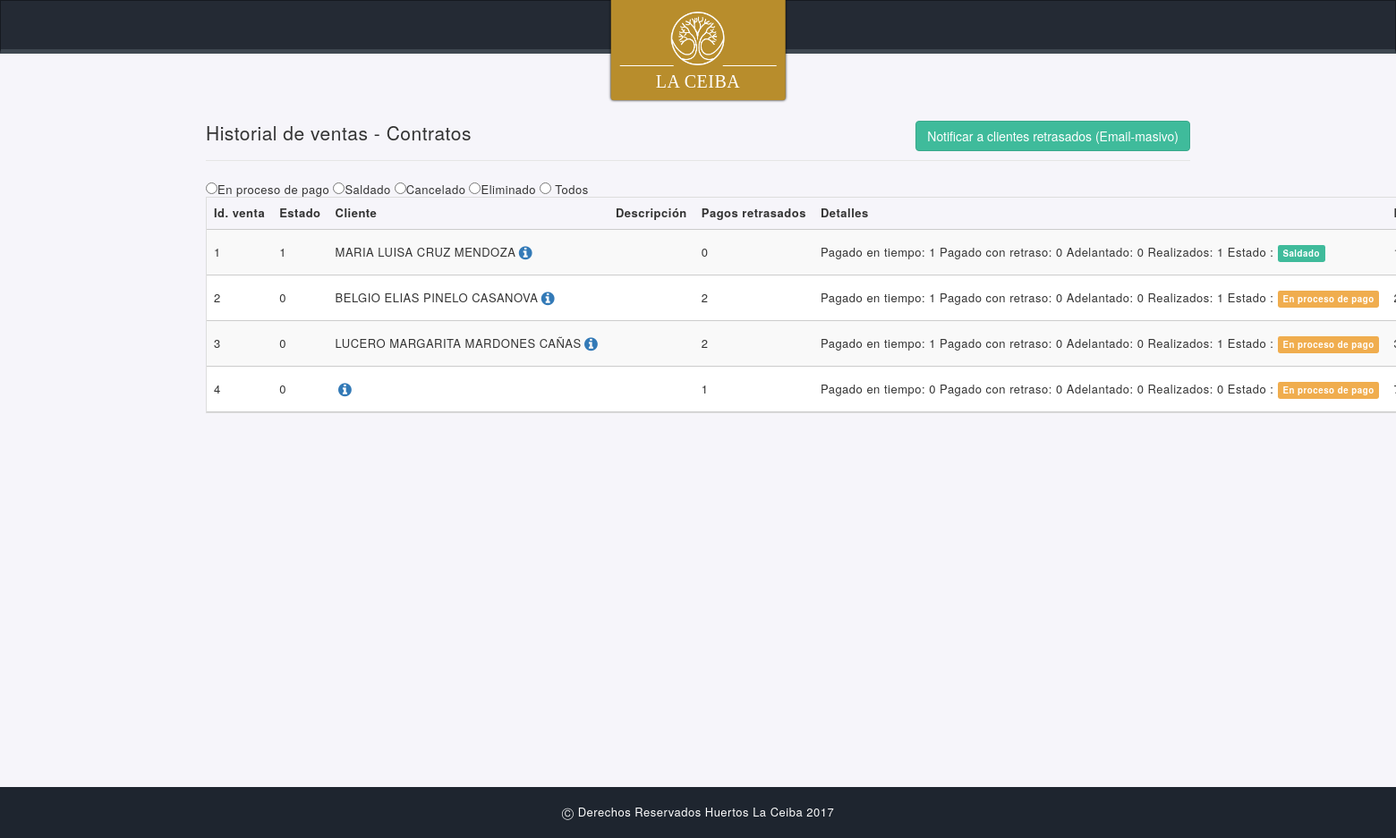
The app's page /index.php/venta/historial_de_ventas with its own data.
### tables this page shows
CREATE TABLE IF NOT EXISTS `ventas` (
  `id_venta` INT UNSIGNED NOT NULL AUTO_INCREMENT,
  `id_usuario` INT UNSIGNED NOT NULL,
  `id_cliente` INT UNSIGNED NOT NULL COMMENT 'Quien generó el contrato en el sistema',
  `id_lider` INT UNSIGNED NOT NULL,
  `contrato_html` TEXT NOT NULL,
  `version` TINYINT UNSIGNED NOT NULL DEFAULT 2,
  `estado` TINYINT(1) NOT NULL,
  `testigo_1` VARCHAR(45) NOT NULL,
  `testigo_2` VARCHAR(45) NOT NULL,
  `precio` DOUBLE(10,2) NOT NULL,
  `enganche` DOUBLE(10,2) NOT NULL,
  `abono` DOUBLE(10,2) NOT NULL,
  `porcentaje_comision` DOUBLE(5,2) UNSIGNED NOT NULL,
  `comision` DOUBLE(10,2) UNSIGNED NOT NULL,
  `porcentaje_penalizacion` DOUBLE(5,2) UNSIGNED NOT NULL,
  `retrasos_permitidos` INT UNSIGNED NOT NULL COMMENT 'Son meses al parecer.\n',
  `created_at` TIMESTAMP NULL,
  `updated_at` TIMESTAMP NULL,
  PRIMARY KEY (`id_venta`),
  INDEX `FK_ventas_users_idx` (`id_cliente` ASC),
  INDEX `FK_ventas_users_idx1` (`id_lider` ASC),
  INDEX `FK_ventas_users_usuario_idx` (`id_usuario` ASC),
  CONSTRAINT `FK_ventas_users_cliente`
    FOREIGN KEY (`id_cliente`)
    REFERENCES `users` (`id`)
    ON DELETE CASCADE
    ON UPDATE NO ACTION,
  CONSTRAINT `FK_ventas_users_lider`
    FOREIGN KEY (`id_lider`)
    REFERENCES `users` (`id`)
    ON DELETE CASCADE
    ON UPDATE NO ACTION,
  CONSTRAINT `FK_ventas_users_usuario`
    FOREIGN KEY (`id_usuario`)
    REFERENCES `users` (`id`)
    ON DELETE CASCADE
    ON UPDATE NO ACTION);

### application/views/templates/template.php (called while the page is built)
<?php
    $this->load->view('./templates/header');
    $this->load->view("./{$body}");
    $this->load->view('./templates/footer');

### application/controllers/Venta.php (called while the page is built, shortened)
<?php
class Venta extends CI_Controller
{
    public function __construct()
    {
        $this->load->model('Contrato_model');
        $this->load->model('Opciones_ingreso_model');
        $this->load->model('Manzana_model');
        $this->load->model('Huerto_model');
        $this->load->model('Venta_model');
        $this->load->model('Historial_model');
        $this->load->model('HuertosVentas_model');
        $this->load->model('Trans_model');
    }
    public function historial_de_ventas()
    {
        $data['title'] = "Historial de ventas";
        $data['body'] = "historial_ventas";
        $venta = new $this->Venta_model();
        $data['ventas'] = $venta->select("ventas.id_venta,
                                          ventas.version,
                                          ventas.precio,
                                          ventas.comision,
                                          ventas.porcentaje_comision,
                                          ventas.estado,
                                          SUM(IF(historial.estado = 0 && DATE(historial.fecha) <= NOW(),1,0)) AS retraso,
                                          SUM(IF(DATEDIFF( historial.fecha_pago ,historial.fecha) > 0 ,1,0)) AS retrasados,
                                          SUM(IF(DATEDIFF( historial.fecha_pago ,historial.fecha) < 0 ,1,0)) AS adelantados,
                                          SUM(IF(historial.estado = 1 && DATE(historial.fecha) = DATE(historial.fecha_pago),1,0)) AS en_tiempo,
                                          SUM(IF(historial.estado = 1,1,0)) AS realizados,
                                          SUM(historial.pago) AS pagado,
                                          SUM(IF(historial.estado = 1,historial.comision,0)) AS comisionado,
                                          CONCAT(cliente.first_name,' ',cliente.last_name) AS nombre_cliente,
                                          cliente.phone,
                                          cliente.email,
                                          CONCAT(lider.first_name,' ',lider.last_name) AS nombre_lider,
                                          CONCAT(user.first_name,' ',user.last_name) AS nombre_user")
                                ->join('historial', 'ventas.id_venta = historial.id_venta', 'left')
                                ->join('users as cliente', 'ventas.id_cliente = cliente.id', 'left')
                                ->join('users as lider', 'ventas.id_lider = lider.id', 'left')
                                ->join('users as user', 'ventas.id_usuario = user.id', 'left')
                                ->where(['ventas.estado !=' => 4])
                                ->group_by('ventas.id_venta')
                                ->get();
        foreach ($data['ventas'] as $key => $venta) {
            $descripcion = $this->Venta_model->select('GROUP_CONCAT("Mz. ",manzanas.manzana, " Ht. ", huertos.huerto) as descripcion')
                                              ->join('huertos_ventas', 'ventas.id_venta = huertos_ventas.id_venta', 'inner')
                                              ->join('huertos', 'huertos_ventas.id_huerto = huertos.id_huerto', 'inner')
                                              ->join('manzanas', 'huertos.id_manzana = manzanas.id_manzana', 'inner')
                                              ->where(['ventas.id_venta' => $venta->id_venta])
                                              ->get();
            $data['ventas'][$key]->descripcion = $descripcion[0]->descripcion;
        }
        $this->load->view('templates/template', $data);
    }
}

### index.php (called while the page is built, shortened)
<?php
require_once BASEPATH.'core/CodeIgniter.php';

### application/models/Venta_model.php (called while the page is built, shortened)
<?php
class Venta_model extends CI_Model {
    private $table = "ventas";
    public function get($condicion = array()){
        $this->db->from($this->table);
        $query = $this->db->get();
        return $query->result();
    }
    public function select($select){
        $this->db->select($select);
        return $this;
    }
    public function where($condicion){
        $this->db->where($condicion);
        return $this;
    }
    public function join($table_join,$condicion,$type='left'){
        $this->db->join($table_join,$condicion,$type);
        return $this;
    }
    public function group_by($group){
        $this->db->group_by($group);
        return $this;
    }
}

### application/views/historial_ventas.php (the view, shortened to what this page needs)
<main class="wrap-main">
    <div class="container-fluid container">
        <div class="row">
            <div class="col-xs-12">
				<legend>Historial de ventas - Contratos
                    <div class="pull-right ajax-button">
                        <button id="email-notificator" class="btn btn-success">Notificar a clientes retrasados (Email-masivo)</button>
                    </div>
                    <div class="clearfix"></div>
                </legend>
                <input type="radio" name="estado-venta" class="estado-venta" value="0"/>En proceso de pago
                <input type="radio" name="estado-venta" class="estado-venta" value="1"/>Saldado
                <input type="radio" name="estado-venta" class="estado-venta" value="2"/>Cancelado
                <input type="radio" name="estado-venta" class="estado-venta" value="3"/>Eliminado
                <input type="radio" name="estado-venta" class="estado-venta" value="all"> Todos
            </div>
            <div class="col-xs-12">
                <table id="historial-ventas-table" class="table table-striped table-bordered nowrap" cellspacing="0" width="100%">
                    <thead>
                        <tr>
                            <th data-visible="false">Id. venta</th>
                            <th data-visible="false">Estado</th>
                            <th class="all">Cliente</th>
                            <th>Descripción</th>
                            <th>Pagos retrasados</th>
                            <th>Detalles</th>
                            <th>Precio</th>
                        </tr>
                    </thead>
                    <tbody>
                        <?php foreach ($ventas as $venta) :?>
                        <tr>
                            <td><?= $venta->id_venta; ?></td>
                            <td><?= $venta->estado; ?></td>
                            <td><?= $venta->nombre_cliente; ?><a data-toggle="popover" title="Detalles:" data-placement="top" data-content="<p>Correo: <a href='mailto:<?= $venta->email ?>'> <?= $venta->email ?></a></p><p>Telefono: <a href='tel:<?=$venta->phone?>'><span class='phone'><?=$venta->phone?></span></a></p>"><span class="fa fa-info-circle fa-lg fa-fw"></span></a></td>
                            <td><?= $venta->descripcion; ?></td>
                            <td><?= $venta->retraso; ?></td>
                            <td>
                                Pagado en tiempo: <?= $venta->en_tiempo; ?>
                                Pagado con retraso: <?= $venta->retrasados; ?>
                                Adelantado: <?= $venta->adelantados; ?>
                                Realizados: <?= $venta->realizados; ?>
                                Estado : <?php if ($venta->estado == 0) {
                                                echo '<span class="label label-warning">En proceso de pago</span>';
                                            } elseif ($venta->estado == 1) {
                                                echo '<span class="label label-success">Saldado</span>';
                                            } elseif ($venta->estado == 2) {
                                                echo '<span class="label label-default">Cancelado</span>';
                                            } elseif ($venta->estado == 3) {
                                                echo '<span class="label label-danger">Eliminado</span>';
                                            } ?>
                            </td>
                            <td><?= $venta->precio ?></td>
                        </tr>
                        <?php endforeach;?>
                    </tbody>
                </table>
            </div>
        </div>
    </div>
</main>

### application/views/templates/header.php (shortened to what this page needs)
<!DOCTYPE html>
<html lang="es-MX">
<head>
    <link rel="stylesheet" href="https://maxcdn.bootstrapcdn.com/font-awesome/4.7.0/css/font-awesome.min.css">
    <link rel="stylesheet" href="<?= base_url() ?>assets/css/jquery.dataTables.css">
    <link rel="stylesheet" type="text/css" href="https://cdn.datatables.net/responsive/2.1.0/css/responsive.dataTables.min.css" />
    <link rel="stylesheet" href="https://cdnjs.cloudflare.com/ajax/libs/sweetalert/1.1.3/sweetalert.min.css">
    <link rel="stylesheet" href="http://code.jquery.com/ui/1.12.0/themes/smoothness/jquery-ui.css" />
    <link rel="stylesheet" type="text/css" href="<?= base_url() ?>assets/css/mapplic.css">
    <link rel="stylesheet" href="<?= base_url() ?>assets/css/estilos.min.css?v=<?= date(" Y-m-dH:i:s ") ?>">
</head>
<body>
    <header>
        <nav class="navbar navbar-default">
            <div class="container-fluid">
                <div class="navbar-header">
                    <a href="<?= base_url() ?>" class="brand-ceiba">
                        <figure>
                            <img src="<?= base_url() ?>assets/img/logos/logo_blanco.png" alt="La ceiba">
                            <figcaption>La Ceiba</figcaption>
                        </figure>
                    </a>
                </div>
            </div>
        </nav>
    </header>

### application/views/templates/footer.php (shortened to what this page needs)
<footer>
    <div class="container-fluid container">
        <div class="row">
            <div class="col-xs-12">
                <p>&#x24B8; Derechos Reservados Huertos La Ceiba 2017</p>
            </div>
        </div>
    </div>
</footer>
</body>
</html>

### records on screen
ventas: id_venta "1", estado "1", nombre_cliente "MARIA LUISA CRUZ MENDOZA", retraso "0", en_tiempo "1", retrasados "0", adelantados "0", realizados "1", shows "Saldado"
ventas: id_venta "2", estado "0", nombre_cliente "BELGIO ELIAS PINELO CASANOVA", retraso "2", en_tiempo "1", retrasados "0", adelantados "0", realizados "1", shows "En proceso de pago"
ventas: id_venta "3", estado "0", nombre_cliente "LUCERO MARGARITA MARDONES CAÑAS", retraso "2", en_tiempo "1", retrasados "0", adelantados "0", realizados "1", shows "En proceso de pago"
ventas: id_venta "4", estado "0", retraso "1", en_tiempo "0", retrasados "0", adelantados "0", realizados "0", shows "En proceso de pago"
